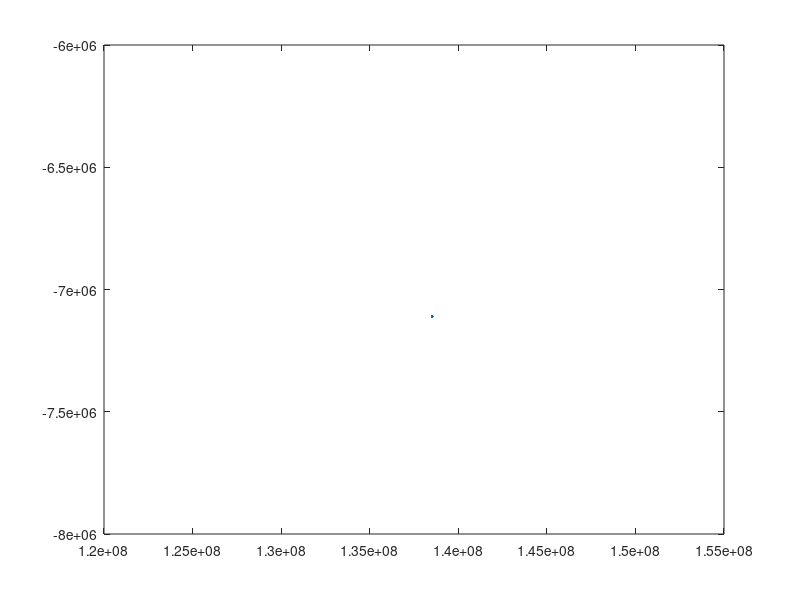

MATLAB code for this plot:
clear all
close all
clc

lastWin=94291820;
ticketPrice=130;
rPayout=0.45;
rFirstPrice=0.57;
Nsplit=0:20;

pWin=1/nchoosek(40,5);
N=1326531; %linspace(0,1.5e6,500);

[x, lambda]=meshgrid(Nsplit,N*pWin);

p=poisspdf(x,lambda);
pMore=1-sum(p(:,1:5),2);

currentWin=(N*ticketPrice*rPayout*rFirstPrice+lastWin);

costAll=nchoosek(40,5)*ticketPrice;

addedWin=currentWin+costAll*rPayout*rFirstPrice;
smallerWin=(1-rFirstPrice)*rPayout*rFirstPrice*costAll;
weightedWin=sum(p./(x+1).*repmat(addedWin',1,size(x,2)),2);
totWin=weightedWin+smallerWin;
profit=totWin-costAll;
rprof=profit/costAll;

figure
plot(currentWin, profit)